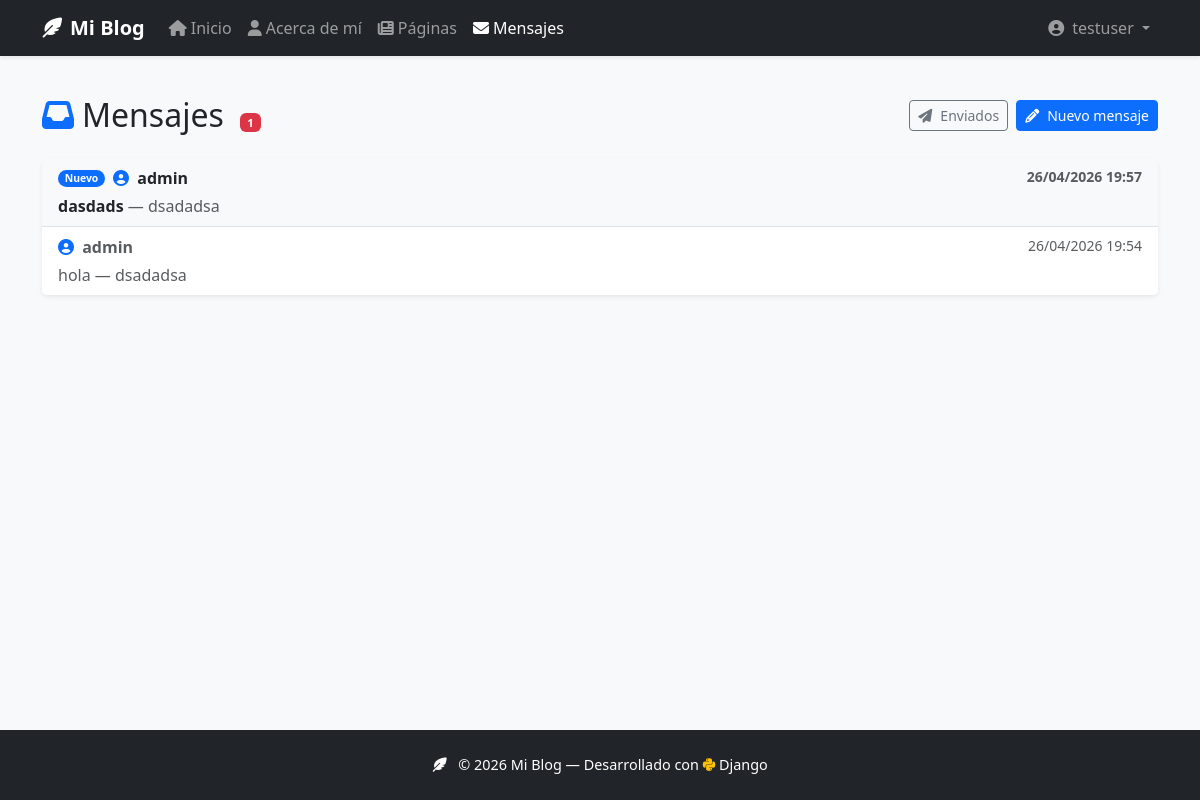
Page /messages/ (signed in) on the committed database.
### messaging/models.py (models this page shows, shortened)
class Message(models.Model):
    sender = models.ForeignKey(
        User,
        on_delete=models.CASCADE,
        related_name='sent_messages',
        verbose_name='Remitente'
    )
    receiver = models.ForeignKey(
        User,
        on_delete=models.CASCADE,
        related_name='received_messages',
        verbose_name='Destinatario'
    )
    subject = models.CharField(max_length=200, verbose_name='Asunto')
    content = models.TextField(verbose_name='Mensaje')
    created_at = models.DateTimeField(auto_now_add=True, verbose_name='Fecha')
    read = models.BooleanField(default=False, verbose_name='Leído')
    class Meta:
        ordering = ['-created_at']
        verbose_name = 'Mensaje'
        verbose_name_plural = 'Mensajes'

### messaging/views.py (the view)
# urls.py: path('', views.InboxView.as_view(), name='inbox'),
class InboxView(LoginRequiredMixin, ListView):
    template_name = 'messaging/inbox.html'
    context_object_name = 'messages_list'
    def get_queryset(self):
        return Message.objects.filter(receiver=self.request.user).order_by('-created_at')
    def get_context_data(self, **kwargs):
        context = super().get_context_data(**kwargs)
        context['unread_count'] = Message.objects.filter(
            receiver=self.request.user, read=False
        ).count()
        return context

### templates/messaging/inbox.html (shortened to what this page needs)
{% extends 'base.html' %}
{% block content %}
<div class="d-flex justify-content-between align-items-center mb-4">
    <h1 class="h2 mb-0">
        <i class="fas fa-inbox me-2 text-primary"></i>Mensajes
        {% if unread_count %}
        <span class="badge bg-danger ms-2">{{ unread_count }}</span>
        {% endif %}
    </h1>
    <div class="d-flex gap-2">
        <a href="{% url 'messaging:sent' %}" class="btn btn-outline-secondary btn-sm">
            <i class="fas fa-paper-plane me-2"></i>Enviados
        </a>
        <a href="{% url 'messaging:compose' %}" class="btn btn-primary btn-sm">
            <i class="fas fa-pencil-alt me-2"></i>Nuevo mensaje
        </a>
    </div>
</div>
{% if messages_list %}
<div class="card border-0 shadow-sm">
    <div class="list-group list-group-flush">
        {% for msg in messages_list %}
        <a href="{% url 'messaging:detail' msg.pk %}"
           class="list-group-item list-group-item-action {% if not msg.read %}fw-bold bg-light{% endif %}">
            <div class="d-flex justify-content-between align-items-start">
                <div class="flex-grow-1">
                    <div class="d-flex align-items-center gap-2 mb-1">
                        {% if not msg.read %}
                        <span class="badge bg-primary rounded-pill" style="font-size:0.65rem;">Nuevo</span>
                        {% endif %}
                        <span class="{% if not msg.read %}text-dark{% else %}text-muted{% endif %}">
                            <i class="fas fa-user-circle me-1 text-primary"></i>
                            <strong>{{ msg.sender.username }}</strong>
                        </span>
                    </div>
                    <div class="text-truncate" style="max-width: 500px;">
                        <span class="{% if not msg.read %}text-dark{% else %}text-muted{% endif %}">
                            {{ msg.subject }}
                        </span>
                        <span class="text-muted fw-normal"> &mdash; {{ msg.content|truncatechars:60 }}</span>
                    </div>
                </div>
                <small class="text-muted ms-3 text-nowrap">
                    {{ msg.created_at|date:"d/m/Y H:i" }}
                </small>
            </div>
        </a>
        {% endfor %}
    </div>
</div>
{% endif %}
{% endblock %}

### templates/base.html (shortened to what this page needs)
{% load static %}
<!DOCTYPE html>
<html lang="es">
<head>
    <link href="https://cdn.jsdelivr.net/npm/bootstrap@5.3.2/dist/css/bootstrap.min.css" rel="stylesheet">
    <link rel="stylesheet" href="https://cdnjs.cloudflare.com/ajax/libs/font-awesome/6.5.0/css/all.min.css">
    <link rel="stylesheet" href="{% static 'css/style.css' %}">
</head>
<body>
    <nav class="navbar navbar-expand-lg navbar-dark bg-dark shadow-sm">
        <div class="container">
            <a class="navbar-brand fw-bold" href="{% url 'home' %}">
                <i class="fas fa-feather-alt me-2"></i>Mi Blog
            </a>
            <div class="collapse navbar-collapse" id="navbarNav">
                <ul class="navbar-nav me-auto mb-2 mb-lg-0">
                    <li class="nav-item">
                        <a class="nav-link {% if request.resolver_match.url_name == 'home' %}active{% endif %}"
                           href="{% url 'home' %}">
                            <i class="fas fa-home me-1"></i>Inicio
                        </a>
                    </li>
                    <li class="nav-item">
                        <a class="nav-link {% if request.resolver_match.url_name == 'about' %}active{% endif %}"
                           href="{% url 'about' %}">
                            <i class="fas fa-user me-1"></i>Acerca de mí
                        </a>
                    </li>
                    <li class="nav-item">
                        <a class="nav-link {% if request.resolver_match.namespace == 'pages' %}active{% endif %}"
                           href="{% url 'pages:list' %}">
                            <i class="fas fa-newspaper me-1"></i>Páginas
                        </a>
                    </li>
                    {% if user.is_authenticated %}
                    <li class="nav-item">
                        <a class="nav-link {% if request.resolver_match.namespace == 'messaging' %}active{% endif %}"
                           href="{% url 'messaging:inbox' %}">
                            <i class="fas fa-envelope me-1"></i>Mensajes
                        </a>
                    </li>
                    {% endif %}
                </ul>
                <ul class="navbar-nav ms-auto">
                    {% if user.is_authenticated %}
                    <li class="nav-item dropdown">
                        <a class="nav-link dropdown-toggle" href="#" id="userDropdown"
                           role="button" data-bs-toggle="dropdown" aria-expanded="false">
                            {% if user.profile.avatar %}
                                <img src="{{ user.profile.avatar.url }}" alt="{{ user.username }}"
                                     class="rounded-circle me-1" width="24" height="24" style="object-fit:cover;">
                            {% else %}
                                <i class="fas fa-user-circle me-1"></i>
                            {% endif %}
                            {{ user.username }}
                        </a>
                    </li>
                    {% endif %}
                </ul>
            </div>
        </div>
    </nav>
    <main class="container my-4">
        {% block content %}{% endblock %}
    </main>
    <footer class="footer mt-auto py-4 bg-dark text-white">
        <div class="container text-center">
            <p class="mb-0">
                <i class="fas fa-feather-alt me-2"></i>
                &copy; {% now "Y" %} Mi Blog &mdash; Desarrollado con <i class="fab fa-python text-warning"></i> Django
            </p>
        </div>
    </footer>
</body>
</html>

### static/css/style.css (style rules this page uses)
body { min-height: 100vh; display: flex; flex-direction: column; background-color: #f8f9fa; }
main { flex: 1; }
.navbar { box-shadow: 0 2px 10px rgba(0, 0, 0, 0.15); }
.footer { font-size: 0.9rem; }
.list-group-item:first-child { border-top: none; }
.badge { font-size: 0.7rem; }

### rows in the picture
Message: read "Nuevo", sender.username "admin", subject "dasdads", content "dsadadsa", created_at "26/04/2026 19:57"
Message: sender.username "admin", subject "hola", content "dsadadsa", created_at "26/04/2026 19:54"

### other values in the picture
{{ user.username }} "testuser"
{{ unread_count }} "1"
